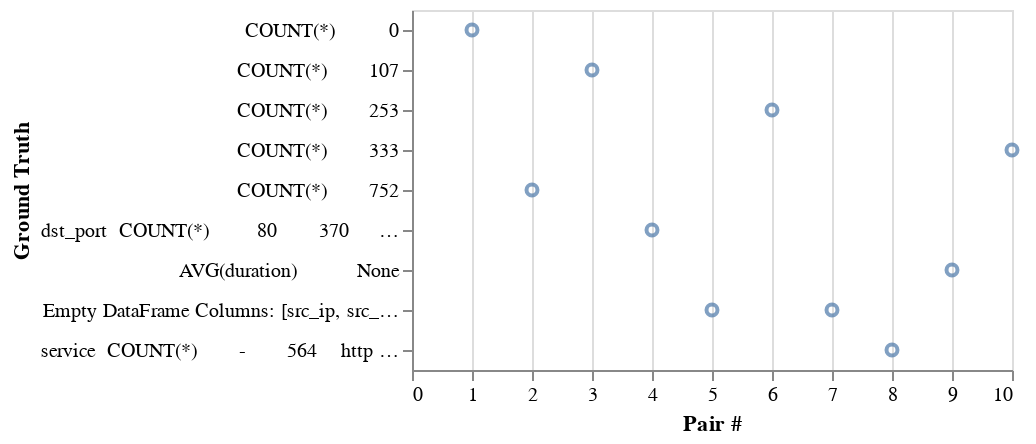

Write notebook code for a chart like this one.
### Code cell
# prompt: Using dataframe display_df: scatter plot

import altair as alt

# Create a scatter plot of 'Pair #' vs 'Ground Truth'
chart = alt.Chart(display_df).mark_point().encode(
    x='Pair #',
    y='Ground Truth'
)

# Display the chart
chart

### Figure 1 — Vega-Lite specification as saved in the notebook (floating-point values rounded to 4 significant figures)
{"config": {"view": {"continuousWidth": 300, "continuousHeight": 300}}, "data": {"name": "data-c44852b0a28dd6a0c5428f6dd2071040"}, "mark": {"type": "point"}, "encoding": {"x": {"field": "Pair #", "type": "quantitative"}, "y": {"field": "Ground Truth", "type": "nominal"}}, "$schema": "https://vega.github.io/schema/vega-lite/v5.20.1.json", "datasets": {"data-c44852b0a28dd6a0c5428f6dd2071040": [{"Pair #": 1, "Question": "Count connections where the 'service' is 'dns' and the 'proto' is 'UDP'.", "Ground Truth": " COUNT(*)\n        0", "Question_Length": 72, "Ground_Truth_Length": 19}, {"Pair #": 2, "Question": "Count connections where the destination port is less than 1024 and the connection type is not 'normal'.", "Ground Truth": " COUNT(*)\n      752", "Question_Length": 103, "Ground_Truth_Length": 19}, {"Pair #": 3, "Question": "Count connections where the source port is the same as the destination port (potential unusual activity or misconfiguration).", "Ground Truth": " COUNT(*)\n      107", "Question_Length": 125, "Ground_Truth_Length": 19}, {"Pair #": 4, "Question": "What are the most frequent destination ports in the dataset?", "Ground Truth": " dst_port  COUNT(*)\n       80       370\n       53       163\n      445        69\n      443        61\n     8080        45\n       21        21\n     4444        10\n    10502         6\n      135         6\n    51782         5", "Question_Length": 60, "Ground_Truth_Length": 219}, {"Pair #": 5, "Question": "Find connections with a very short duration (e.g., less than 0.001 seconds) and a large number of packets (e.g., > 10), which could indicate unusual activity.", "Ground Truth": "Empty DataFrame\nColumns: [src_ip, src_port, dst_ip, dst_port, proto, service, duration, src_bytes, dst_bytes, conn_state, missed_bytes, src_pkts, src_ip_bytes, dst_pkts, dst_ip_bytes, dns_query, dns_rejected, ssl_version, ssl_cipher, http_method, http_uri, http_version, label, type]\nIndex: []", "Question_Length": 158, "Ground_Truth_Length": 293}, {"Pair #": 6, "Question": "Count connections where the duration is 0 and the bytes transferred is also 0 (potential connection attempts with no data).", "Ground Truth": " COUNT(*)\n      253", "Question_Length": 123, "Ground_Truth_Length": 19}, {"Pair #": 7, "Question": "Find connections with a very high duration (e.g., > 100 seconds) and a 'conn_state' indicating an ongoing or hung connection (e.g., 'EST').", "Ground Truth": "Empty DataFrame\nColumns: [src_ip, src_port, dst_ip, dst_port, proto, service, duration, src_bytes, dst_bytes, conn_state, missed_bytes, src_pkts, src_ip_bytes, dst_pkts, dst_ip_bytes, dns_query, dns_rejected, ssl_version, ssl_cipher, http_method, http_uri, http_version, label, type]\nIndex: []", "Question_Length": 139, "Ground_Truth_Length": 293}, {"Pair #": 8, "Question": "What are the top 5 'service' types involved in attacks (where binary label is 1)?", "Ground Truth": "service  COUNT(*)\n      -       564\n   http       187\n    dns       114\n    ssl        26\n    ftp         4", "Question_Length": 81, "Ground_Truth_Length": 107}, {"Pair #": 9, "Question": "What is the average duration of connections with a 'SYN' connection state?", "Ground Truth": "AVG(duration)\n         None", "Question_Length": 74, "Ground_Truth_Length": 27}, {"Pair #": 10, "Question": "Count connections with a 'bytes' value of 0 but a duration greater than 0 (potential signaling or control traffic).", "Ground Truth": " COUNT(*)\n      333", "Question_Length": 115, "Ground_Truth_Length": 19}]}}
